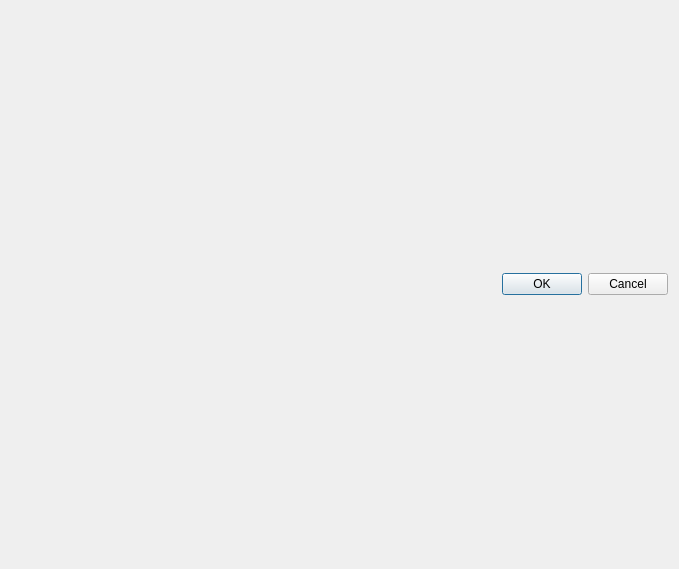
<?xml version="1.0" encoding="UTF-8"?>
<ui version="4.0">
 <class>Dialog</class>
 <widget class="QDialog" name="Dialog">
  <property name="geometry">
   <rect>
    <x>0</x>
    <y>0</y>
    <width>679</width>
    <height>569</height>
   </rect>
  </property>
  <property name="windowTitle">
   <string>Create report</string>
  </property>
  <layout class="QVBoxLayout" name="verticalLayout">
   <item>
    <layout class="QVBoxLayout" name="vertLayOut"/>
   </item>
   <item>
    <widget class="QDialogButtonBox" name="buttonBox">
     <property name="orientation">
      <enum>Qt::Horizontal</enum>
     </property>
     <property name="standardButtons">
      <set>QDialogButtonBox::Cancel|QDialogButtonBox::Ok</set>
     </property>
    </widget>
   </item>
  </layout>
 </widget>
 <resources/>
 <connections>
  <connection>
   <sender>buttonBox</sender>
   <signal>accepted()</signal>
   <receiver>Dialog</receiver>
   <slot>accept()</slot>
   <hints>
    <hint type="sourcelabel">
     <x>248</x>
     <y>254</y>
    </hint>
    <hint type="destinationlabel">
     <x>157</x>
     <y>274</y>
    </hint>
   </hints>
  </connection>
  <connection>
   <sender>buttonBox</sender>
   <signal>rejected()</signal>
   <receiver>Dialog</receiver>
   <slot>reject()</slot>
   <hints>
    <hint type="sourcelabel">
     <x>316</x>
     <y>260</y>
    </hint>
    <hint type="destinationlabel">
     <x>286</x>
     <y>274</y>
    </hint>
   </hints>
  </connection>
 </connections>
</ui>
